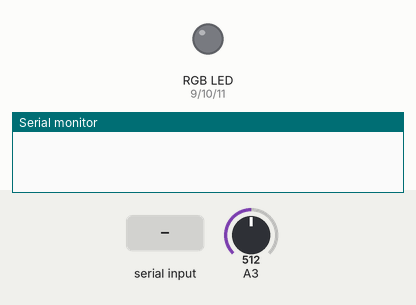
Bench run of a sketch on a simulated Arduino Uno, built with avr-gcc and run on an emulated ATmega328P. Parts: an RGB LED mixed from three pins (HIGH = lit), the last lines printed to the serial monitor. The inputs (shaded band) are chosen by the test bench; at power-on: A3 = 512. Dim RGB values are drawn brighter than linear.

Above: at 1.2 s.
1.3 s: "90,45,200\n" received over Serial
At 2.4 s:
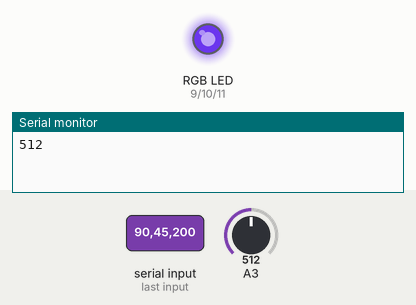
2.8 s: "30,150,10\n" received over Serial
At 3.5 s:
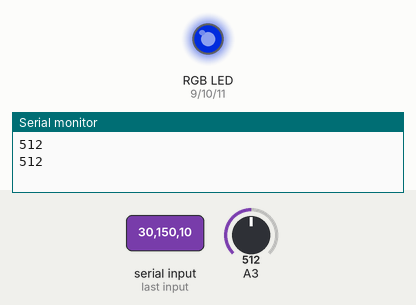
5.8 s: "90,45\n" received over Serial
At 7.7 s:
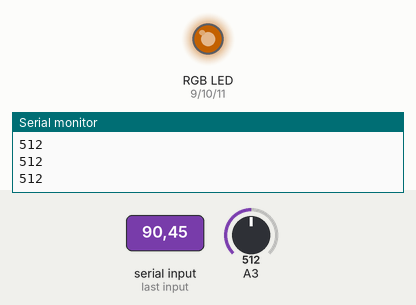
8.3 s: "30,150\n" received over Serial
At 9.6 s:
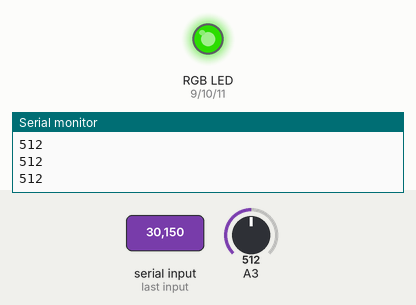
10.8 s: "90\n" received over Serial
At 13.3 s:
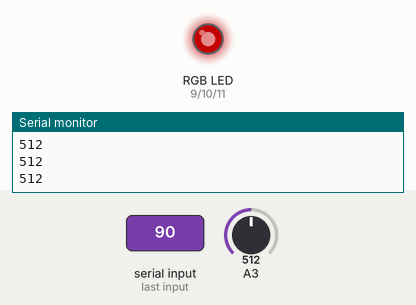
13.8 s: "200\n" received over Serial
At 16.8 s:
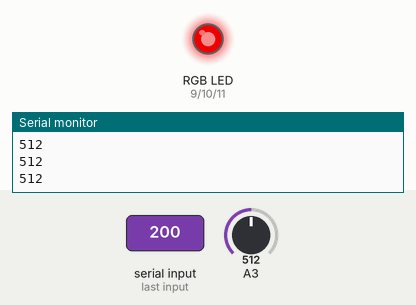
Timing chart, 0 to 17.8 s (numbered marks = the images above; inputs shaded):
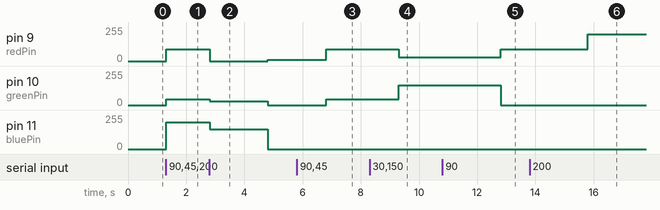

The sketch:

12_potentiometer-and-RGBLED.ino
```cpp
// global "const" variables = the value of these variables will not change (they are "read only")
const int redPin = 9;        // pins for the RGB LED
const int greenPin = 10;
const int bluePin = 11;

// when calling analogRead(), it reconfigures the Analog Pin for “input"
//    so, no need to run pinMod()
//    so, no need to create a const variable for the analog pin used

// global variables = datatypes that store values which are likely to change as the program runs
int redVal = 0;
int greenVal = 0;
int blueVal = 0;


void setup() {

  Serial.begin(9600); // opens serial port, sets data rate to 9600 bps

  pinMode(redPin, OUTPUT);   //set the pins as PWM output to fade LEDs
  pinMode(greenPin, OUTPUT);
  pinMode(bluePin, OUTPUT);

}

void loop() {
  if (Serial.available() > 0) {

  //parse (split) the incoming list of 3 values and store them in specific variables
  redVal = Serial.parseInt();
  greenVal = Serial.parseInt();
  blueVal = Serial.parseInt();

  //send the specified amount of voltage to the LED pins
  analogWrite(redPin, redVal);
  analogWrite(greenPin, greenVal);
  analogWrite(bluePin, blueVal);

  // declare a local variable (which can only be used within this function or block of code)
  // and read the state of the the Sparkfun Digital Sandbox slide potentiometer on analog pin 3
  // change A3 to whatever analog pin you want to read on the Digital Sandbox (such as A1 for the light sensor)
  int sensorValue = analogRead(A3);  // it will scale the voltage read as value between 0-1023

  Serial.println(sensorValue); // "print" (or send) to Max an ASCII code for the sensorValue plus ASCII value 13 and 10 for CR and LF
                               //  note: println is necessary because you are sending more than one byte at a time to create the value between 0-1023
                               //        the added CR and LF indicate when the group of ASCII characters is complete
                               //        Carriage Return is also known as: CR, ASCII 13, and \n
                               //        Line Feed is also known as: LF, ASCII 10, and \r

  delay(1);  // delay in between reads for stability (may not be necessary)

  }
}
```

Measured:
- after the input at 1.3 s, pin 9 (redPin): 0/255 → 90/255 at once; pin 10 (greenPin): 0/255 → 45/255 at once; pin 11 (bluePin): 0/255 → 200/255 at once
- after the input at 2.8 s, pin 9 (redPin): 90/255 → 0/255 after 0.01 s instead of 1.5 s; pin 10 (greenPin): 45/255 → 30/255 at once, → 0/255 2.0 s later; pin 11 (bluePin): 200/255 → 150/255 at once, → 0/255 2.0 s later
- after the input at 5.8 s, pin 9 (redPin): 10/255 → 90/255 after 1.0 s; pin 10 (greenPin): 0/255 → 45/255 after 1.0 s
- after the input at 8.3 s, pin 9 (redPin): 90/255 → 30/255 after 1.0 s; pin 10 (greenPin): 45/255 → 150/255 after 1.0 s
- after the input at 10.8 s, pin 9 (redPin): 30/255 → 90/255 after 2.0 s; pin 10 (greenPin): 150/255 → 0/255 after 2.0 s
- after the input at 13.8 s, pin 9 (redPin): 90/255 → 200/255 after 2.0 s
